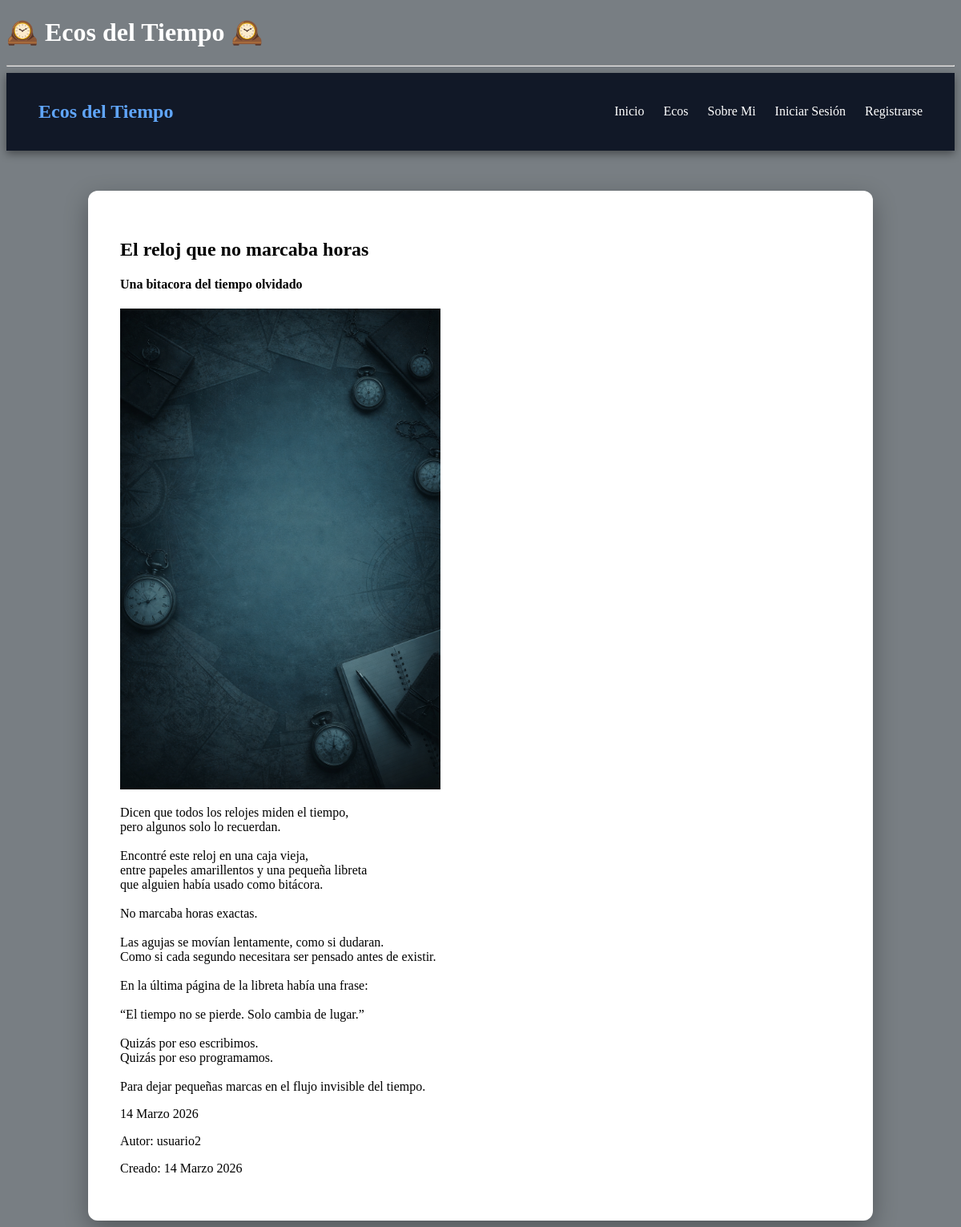
The page /pages/2/ on the database its author committed.
### blog/models.py (models this page shows, shortened)
class Page(models.Model):
    title = models.CharField(max_length=200)
    subtitle = models.CharField(max_length=200)
    content = RichTextField()
    image = models.ImageField(upload_to="pages")
    created = models.DateField(auto_now_add=True)

### blog/views.py (the view)
# urls.py: path('pages/<int:pk>/', PageDetailView.as_view(), name='page_detail'),
class PageDetailView(DetailView):
    model = Page
    template_name = "blog/page_detail.html"

### blog/templates/blog/page_detail.html
{% extends "blog/base.html" %}
{% block contenido %}
<h2>{{ object.title }}</h2>
<h4>{{ object.subtitle }}</h4>
<img src="{{ object.image.url }}" width="400">
<p>{{ object.content|safe }}</p>
<p>{{ object.created }}</p>
<p>Autor: {{ page.author.username }}</p>
<p>Creado: {{ page.created }}</p>
{% endblock %}

### accounts/static/css/style.css (style rules this page uses)
body { background-image: url(images/fondo_tiempo.png); background-size: cover; background-position: center; background-attachment: fixed; }
body::before { content:""; position:fixed; top:0; left:0; width:100%; height:100%; background: rgba(10,20,30,0.55); z-index:-1; }

### rows shown on the page
Page: title "El reloj que no marcaba horas", subtitle "Una bitacora del tiempo olvidado", image (picture), content "Dicen que todos los relojes miden el tiempo, pero algunos solo lo recuerdan. Encontré este reloj en una caja vieja, entre papeles amarillentos y una pequeña libreta que alguien había usado como bitácora. No marcaba horas exactas. Las agujas se movían lentamente, como si dudaran. Como si cada segundo necesitara ser pensado antes de existir. En la última página de la libreta había una frase: “El tiempo no se pierde. Solo cambia de lugar.” Quizás por eso escribimos. Quizás por eso programamos. Para dejar pequeñas marcas en el flujo invisible del tiempo.", created "14 Marzo 2026", author.username "usuario2"
